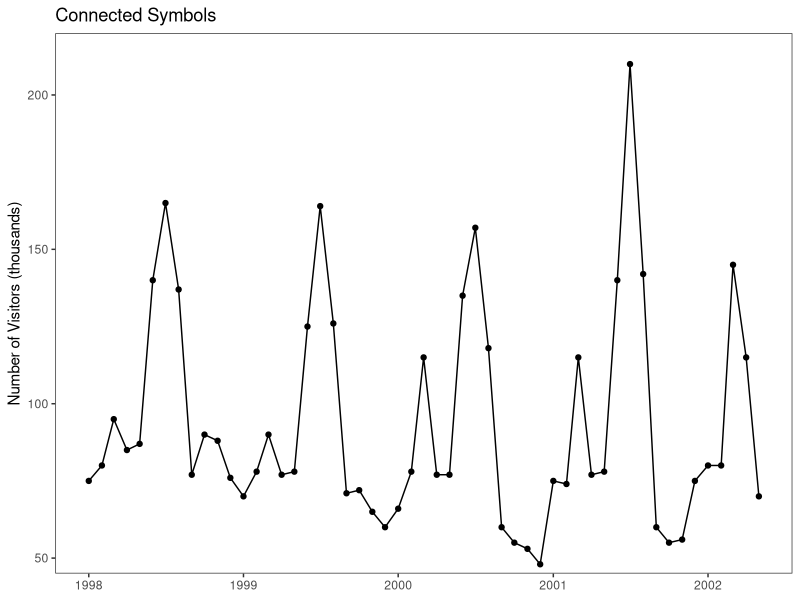
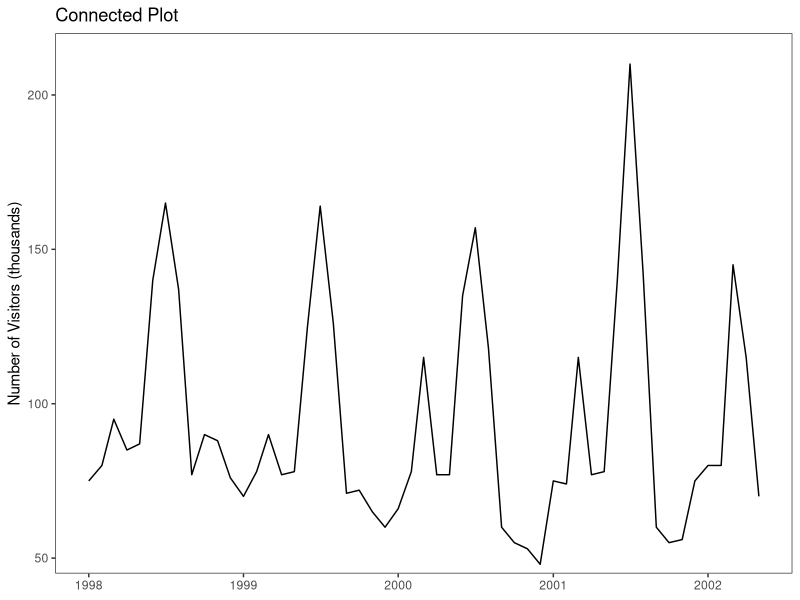
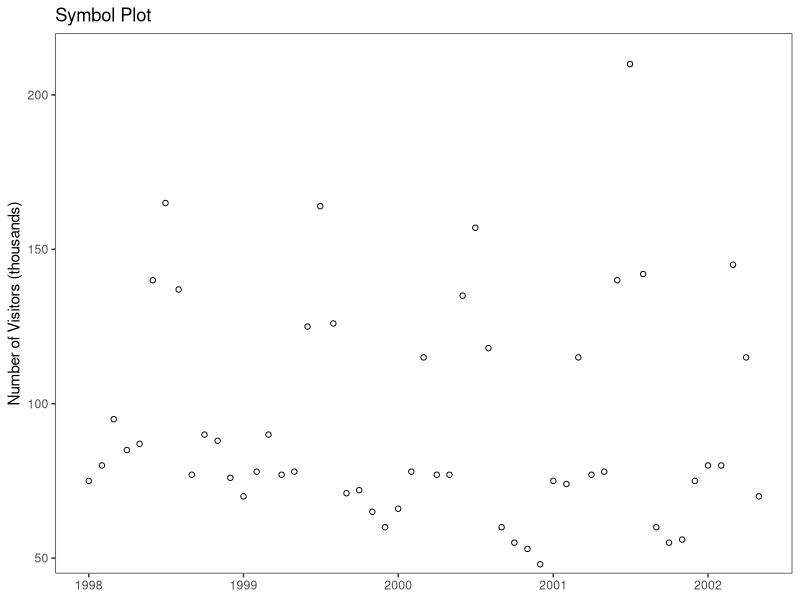
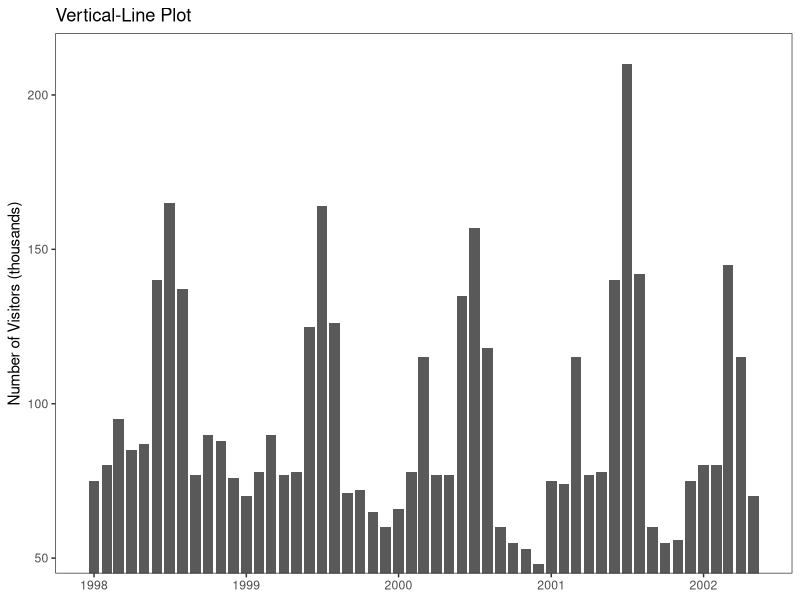

Write the R code that produced these figures, in order. (Note: this script raises an error after producing the figures.)
library(ggplot2)
library(gridExtra)

this_base <- "fig04-17_visitors-at-st-louis-science-center"

my_data <- data.frame(
  year = seq(as.Date("1998-01-01"), as.Date("2002-05-01"), by = "month"),
  visitors = c(75, 80, 95, 85, 87, 140, 165, 137, 77, 90, 88, 
               76, 70, 78, 90, 77, 78, 125, 164, 126, 71, 72, 
               65, 60, 66, 78, 115, 77, 77, 135, 157, 118, 60, 
               55, 53, 48, 75, 74, 115, 77, 78, 140, 210, 142, 
               60, 55, 56, 75, 80, 80, 145, 115, 70))

p1 <- ggplot(my_data, aes(x = year, y = visitors)) +
  geom_line() +
  geom_point() +
  scale_y_continuous(breaks = seq(50, 200, 50), limits = c(0, 220),
                     expand = c(0, 0)) +
  coord_cartesian(ylim = c(45, 220)) +
  labs(x = NULL, y = "Number of Visitors (thousands)") +
  ggtitle("Connected Symbols") +
  theme_bw() +
  theme(panel.grid.major = element_blank(),
        panel.grid.minor = element_blank())

p1

p2 <- ggplot(my_data, aes(x = year, y = visitors)) +
  geom_line() +
  scale_y_continuous(breaks = seq(50, 200, 50), limits = c(0, 220),
                     expand = c(0, 0)) +
  coord_cartesian(ylim = c(45, 220)) +
  labs(x = NULL, y = "Number of Visitors (thousands)") +
  ggtitle("Connected Plot") +
  theme_bw() +
  theme(panel.grid.major = element_blank(),
        panel.grid.minor = element_blank())

p2

p3 <- ggplot(my_data, aes(x = year, y = visitors)) +
  geom_point(shape = 1) +
  scale_y_continuous(breaks = seq(50, 200, 50), limits = c(0, 220),
                     expand = c(0, 0)) +
  coord_cartesian(ylim = c(45, 220)) +
  labs(x = NULL, y = "Number of Visitors (thousands)") +
  ggtitle("Symbol Plot") +
  theme_bw() +
  theme(panel.grid.major = element_blank(),
        panel.grid.minor = element_blank())

p3

p4 <- ggplot(my_data, aes(x = year, y = visitors)) +
  geom_bar(stat = "identity") +
  scale_y_continuous(breaks = seq(50, 200, 50), limits = c(0, 220),
                     expand = c(0, 0)) +
  coord_cartesian(ylim = c(45, 220)) +
  labs(x = NULL, y = "Number of Visitors (thousands)") +
  ggtitle("Vertical-Line Plot") +
  theme_bw() +
  theme(panel.grid.major = element_blank(),
        panel.grid.minor = element_blank())

p4

# arrange plots together 
p5 <- arrangeGrob(p1, p2, p3, p4, nrow = 2, 
                  main = textGrob(
                    "Fig 4.17 Visitors at St. Louis Science Center",
                    just = "top", vjust = 0.75, gp = gpar(fontface = "bold")))

p5

ggsave(paste0(this_base, ".png"), p5, width = 6, height = 6)

## note: my_data is estimated
